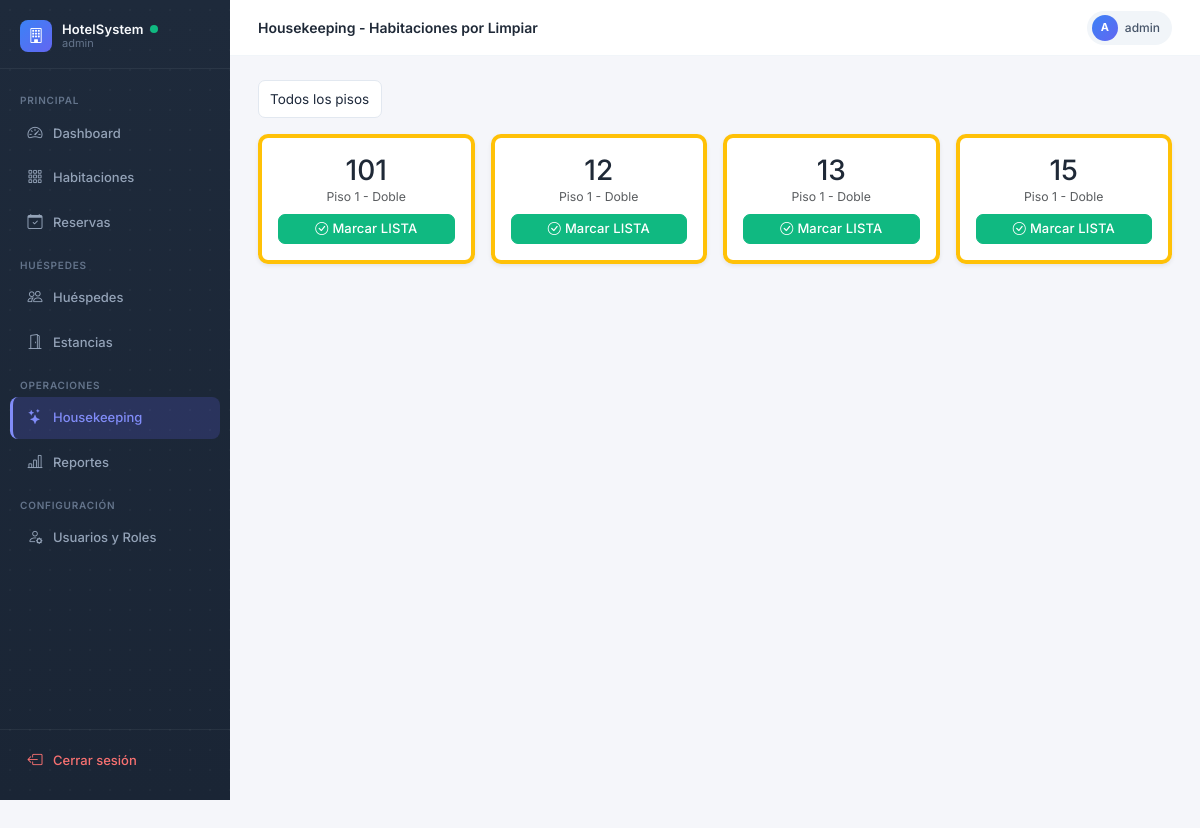
The app's page /housekeeping/ (signed in) with its own data.
### hotel/models.py (models this page shows, shortened)
class Habitacion(models.Model):
    DISPONIBLE = 'DISPONIBLE'
    OCUPADA = 'OCUPADA'
    LIMPIEZA = 'LIMPIEZA'
    MANTENIMIENTO = 'MANTENIMIENTO'
    ESTADO_CHOICES = [
        (DISPONIBLE, 'Disponible'),
        (OCUPADA, 'Ocupada'),
        (LIMPIEZA, 'En Limpieza'),
        (MANTENIMIENTO, 'En Mantenimiento'),
    ]
    hotel = models.ForeignKey(Hotel, on_delete=models.CASCADE, related_name='habitaciones')
    tipo = models.ForeignKey(TipoHabitacion, on_delete=models.CASCADE, related_name='habitaciones')
    numero = models.CharField(max_length=10)
    piso = models.IntegerField()
    estado = models.CharField(max_length=20, choices=ESTADO_CHOICES, default=DISPONIBLE)
    imagen_url = models.URLField(blank=True, null=True)
    imagenes_urls = models.JSONField(default=list, blank=True)
    class Meta:
        verbose_name = 'Habitación'
        verbose_name_plural = 'Habitaciones'
        unique_together = ['hotel', 'numero']

class TipoHabitacion(models.Model):
    hotel = models.ForeignKey(Hotel, on_delete=models.CASCADE, related_name='tipos_habitacion')
    nombre = models.CharField(max_length=100)
    capacidad = models.IntegerField(validators=[MinValueValidator(1)])
    precio_base = models.DecimalField(max_digits=10, decimal_places=2)
    amenidades = models.JSONField(default=list)
    class Meta:
        verbose_name = 'Tipo de Habitación'
        verbose_name_plural = 'Tipos de Habitación'

### views_frontend.py (the view)
# urls.py: path('housekeeping/', housekeeping_view, name='housekeeping'),
@login_required
def housekeeping_view(request):
    if not _es_housekeeping(request.user):
        return _acceso_denegado(request)
    piso = request.GET.get('piso', '')
    habitaciones = Habitacion.objects.filter(estado='LIMPIEZA').select_related('tipo').order_by('piso', 'numero')
    if piso:
        habitaciones = habitaciones.filter(piso=piso)
    pisos_disponibles = Habitacion.objects.values_list('piso', flat=True).distinct().order_by('piso')
    return render(request, 'housekeeping.html', {
        'habitaciones': habitaciones,
        'piso_filtro': piso,
        'pisos': pisos_disponibles
    })

### config/roles.py (called while the page is built)
def es_admin(user):
    if not user or not user.is_authenticated:
        return False
    return user.is_superuser or pertenece_a_grupo(user, ROL_ADMIN)

def es_housekeeping(user):
    if not user or not user.is_authenticated:
        return False
    return es_admin(user) or pertenece_a_grupo(user, ROL_HOUSEKEEPING)

### views_frontend.py (called while the page is built)
def _es_housekeeping(user):
    return roles.es_housekeeping(user)

### templates/housekeeping.html (shortened to what this page needs)
{% extends 'base.html' %}
{% block page_title %}Housekeeping - Habitaciones por Limpiar{% endblock %}
{% block content %}
<div class="d-flex justify-content-between mb-3 align-items-center">
  <form method="get" class="d-flex gap-2">
    <select name="piso" class="form-select form-select-sm" onchange="this.form.submit()">
      <option value="">Todos los pisos</option>
    </select>
  </form>
</div>
<div class="row g-3">
  {% for hab in habitaciones %}
  <div class="col-md-3">
    <div class="card p-3 border-warning border-start border-4 shadow-sm text-center">
      <h3 class="mb-0">{{ hab.numero }}</h3>
      <p class="text-muted small mb-2">Piso {{ hab.piso }} - {{ hab.tipo.nombre }}</p>
      <form method="post" action="/housekeeping/{{ hab.id }}/estado/">
        <button type="submit" class="btn btn-sm btn-success w-100" onclick="return confirm('¿Marcar habitación {{ hab.numero }} como LISTA?')">
          <i class="bi bi-check-circle me-1"></i>Marcar LISTA
        </button>
      </form>
    </div>
  </div>
  {% empty %}
  <div class="col-12">
    <div class="alert alert-success text-center">
      <i class="bi bi-stars me-2 fs-4"></i>No hay habitaciones pendientes de limpieza en este filtro. ¡Todo listo!
    </div>
  </div>
  {% endfor %}
</div>
{% endblock %}

### templates/base.html (shortened to what this page needs)
<!DOCTYPE html>
<html lang="es">
<head>
  <link href="https://cdn.jsdelivr.net/npm/bootstrap@5.3.0/dist/css/bootstrap.min.css" rel="stylesheet">
  <link href="https://cdn.jsdelivr.net/npm/bootstrap-icons@1.11.0/font/bootstrap-icons.css" rel="stylesheet">
</head>
<body>
  {% if user.is_authenticated %}
  <aside class="sidebar">
    <div class="sidebar-brand">
      <div class="sidebar-brand-icon"><i class="bi bi-building"></i></div>
      <div class="sidebar-brand-text">
        <div class="sidebar-brand-name">HotelSystem <span
            style="width:8px;height:8px;background:#10b981;border-radius:50%;animation: pulse 2s infinite; display: inline-block;"></span>
        </div>
        <div class="sidebar-brand-user">{{ user.username }}</div>
      </div>
    </div>
    <nav class="sidebar-nav">
      {% with groups=request.user.groups.all|stringformat:"s" %}
      {% if request.user.is_superuser or 'admin' in groups or 'recepcionista' in groups %}
      <div class="sidebar-section">Principal</div>
      <a href="/dashboard/" class="nav-link {% if request.path == '/dashboard/' %}active{% endif %}">
        <i class="bi bi-speedometer2"></i>Dashboard
      </a>
      <a href="/habitaciones/" class="nav-link {% if '/habitaciones/' in request.path %}active{% endif %}">
        <i class="bi bi-grid-3x3-gap"></i>Habitaciones
      </a>
      <a href="/reservas/" class="nav-link {% if '/reservas/' in request.path %}active{% endif %}">
        <i class="bi bi-calendar-check"></i>Reservas
      </a>
      <div class="sidebar-section">Huéspedes</div>
      <a href="/huespedes/" class="nav-link {% if '/huespedes/' in request.path %}active{% endif %}">
        <i class="bi bi-people"></i>Huéspedes
      </a>
      <a href="/estancias/" class="nav-link {% if '/estancias/' in request.path %}active{% endif %}">
        <i class="bi bi-door-open"></i>Estancias
      </a>
      {% endif %}
      <div class="sidebar-section">Operaciones</div>
      {% if request.user.is_superuser or 'admin' in groups or 'housekeeping' in groups %}
      <a href="/housekeeping/" class="nav-link {% if '/housekeeping/' in request.path %}active{% endif %}">
        <i class="bi bi-stars"></i>Housekeeping
      </a>
      {% endif %}
      {% if request.user.is_superuser or 'admin' in groups %}
      <a href="/reportes/" class="nav-link {% if '/reportes/' in request.path %}active{% endif %}">
        <i class="bi bi-bar-chart-line"></i>Reportes
      </a>
      {% endif %}
      {% if request.user.is_superuser or 'admin' in groups %}
      <div class="sidebar-section">Configuración</div>
      <a href="/usuarios/" class="nav-link {% if '/usuarios/' in request.path %}active{% endif %}">
        <i class="bi bi-person-gear"></i>Usuarios y Roles
      </a>
      {% endif %}
      {% endwith %}
    </nav>
    <div class="sidebar-footer">
      <a href="/logout/" class="nav-link logout">
        <i class="bi bi-box-arrow-left"></i>Cerrar sesión
      </a>
    </div>
  </aside>
  <header class="navbar-top">
    <div class="d-flex align-items-center gap-2">
      <span class="navbar-top-title">{% block page_title %}{% endblock %}</span>
    </div>
    <div class="user-chip">
      <div class="user-chip-avatar">{{ user.username|slice:":1"|upper }}</div>
      {{ user.username }}
    </div>
  </header>
  <main class="main-content">
    {% block content %}{% endblock %}
  </main>
</body>
</html>
{% else %}
{% block auth_content %}{% endblock %}
{% endif %}
</body>
</html>

### templates/base.html (style rules this page uses)
*, *::before, *::after { box-sizing: border-box; transition: background-color 0.15s ease, border-color 0.15s ease, box-shadow 0.15s ease, transform 0.15s ease; }
body { font-family: 'Inter', system-ui, sans-serif; background: #f5f6fa; color: #374151; font-size: 14px; -webkit-font-smoothing: antialiased; }
h1, h2, h3, h4, h5, h6, .navbar-top-title, .form-section-title { color: #1f2937; }
.sidebar { width: 230px; min-height: 100vh; background: linear-gradient(180deg, #1e2a3b 0%, #1a2535 100%); background-image: radial-gradient(circle, rgba(255, 255, 255, 0.03) 1px, transparent 1px), linear-gradient(180deg, #1e2a3b 0%, #1a2535 100%); background-size: 20px 20px, 100% 100%; position: fixed; top: 0; left: 0; z-index: 100; display: flex; flex-direction: column; padding: 0; }
.sidebar-brand { display: flex; align-items: center; gap: 10px; padding: 20px 20px 16px; border-bottom: 1px solid rgba(255, 255, 255, .06); }
.sidebar-brand-icon { width: 32px; height: 32px; border-radius: 8px; background: linear-gradient(135deg, #3b82f6, #6366f1); display: flex; align-items: center; justify-content: center; color: #fff; font-size: 15px; flex-shrink: 0; }
.sidebar-brand-text { line-height: 1.2; }
.sidebar-brand-name { color: #f8fafc; font-size: 13px; font-weight: 600; letter-spacing: .01em; display: flex; align-items: center; gap: 6px; }
.sidebar-brand-user { color: #64748b; font-size: 11px; }
.sidebar-nav { padding: 12px 10px; flex: 1; }
.sidebar-section { color: #64748b; font-size: 10px; font-weight: 600; letter-spacing: .08em; text-transform: uppercase; padding: 12px 10px 4px; }
.nav-link { display: flex; align-items: center; gap: 9px; color: #94a3b8; font-size: 13px; font-weight: 500; padding: 10px 16px; border-radius: 8px; margin-bottom: 2px; transition: background .15s, color .15s, transform .15s, padding .15s, border .15s; text-decoration: none; border-left: 0px solid transparent; }
.nav-link i { font-size: 15px; flex-shrink: 0; width: 18px; text-align: center; }
.nav-link.active { background: rgba(99, 102, 241, .2); color: #818cf8; border-left: 3px solid #818cf8; padding-left: 13px; }
.nav-link.active i { color: #818cf8; }
.sidebar-footer { padding: 10px 10px 16px; border-top: 1px solid rgba(255, 255, 255, .06); }
.nav-link.logout { color: #f87171; }
.navbar-top { margin-left: 230px; position: sticky; top: 0; z-index: 99; background: #fff; border-bottom: 1px solid #f1f5f9; padding: 0 28px; height: 56px; display: flex; align-items: center; justify-content: space-between; }
.navbar-top-title { font-size: 14px; font-weight: 600; color: #1f2937; }
.user-chip { display: flex; align-items: center; gap: 7px; background: #f1f5f9; border-radius: 20px; padding: 4px 12px 4px 5px; font-size: 12px; font-weight: 500; color: #475569; }
.user-chip-avatar { width: 26px; height: 26px; border-radius: 50%; background: linear-gradient(135deg, #3b82f6, #6366f1); color: #fff; font-size: 11px; font-weight: 700; display: flex; align-items: center; justify-content: center; }
.main-content { margin-left: 230px; padding: 24px 28px; min-height: 100vh; }
.card { border: 1px solid #e2e8f0; border-radius: 10px; box-shadow: 0 1px 3px rgba(15, 23, 42, .05); background: #fff; }
.form-control, .form-select { border: 1px solid #e2e8f0; border-radius: 7px; font-size: 13.5px; color: #1e293b; background: #fff; padding: 8px 11px; transition: border-color .15s, box-shadow .15s; font-family: inherit; }
.btn { font-family: inherit; font-weight: 500; border-radius: 7px; transition: all .15s; font-size: 13px; letter-spacing: .01em; }
.btn-success { background: #10b981; border-color: #10b981; }

### records on screen
Habitacion: numero "101", piso "1", tipo.nombre "Doble"
Habitacion: numero "12", piso "1", tipo.nombre "Doble"
Habitacion: numero "13", piso "1", tipo.nombre "Doble"
Habitacion: numero "15", piso "1", tipo.nombre "Doble"

### other values on screen
{{ user.username }} "admin"
{{ user.username|slice:":1"|upper }} "A"
